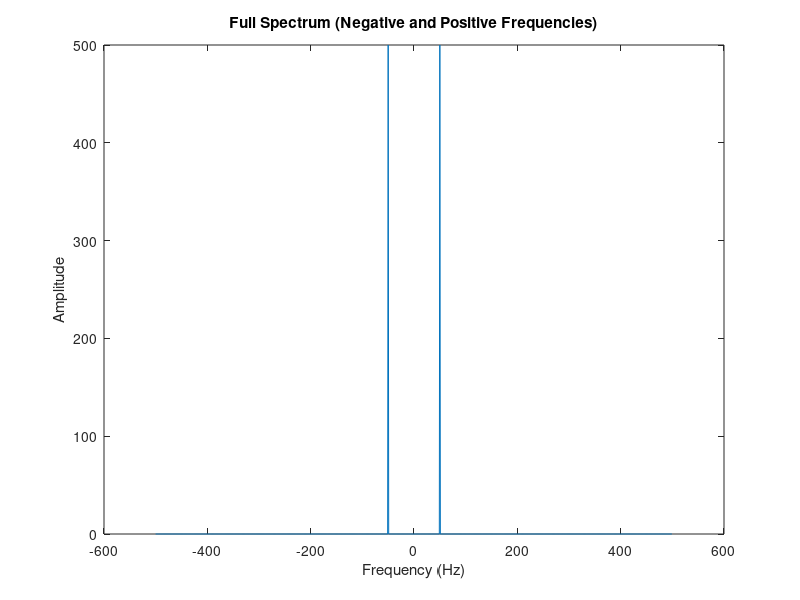

MATLAB code to generate this figure:
fs = 1000; % Sampling frequency
t = 0:1/fs:1-1/fs; % Time vector
f = 50; % Signal frequency
signal = sin(2*pi*f*t); % Real signal

% FFT
N = length(signal);
fft_signal = fft(signal);
frequencies = fs * (-N/2:N/2-1) / N; % Full frequency axis

% Plot
plot(frequencies, abs(fftshift(fft_signal)));
title('Full Spectrum (Negative and Positive Frequencies)');
xlabel('Frequency (Hz)');
ylabel('Amplitude');

